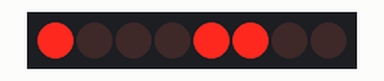
Simulated run of this sketch. Board: Arduino Uno, built with avr-gcc and run on an emulated ATmega328P. On the bench: 8 shift-register outputs drawn as a row of LEDs (first output left, lit = HIGH). Wiring (inferred from the names in the program): shift register (74HC595): data pin 3; shift clock pin 2; latch pin 4. Wiring (inferred from the signals the program sends): row of LEDs: on Q0, Q1, Q2, Q3, Q4, Q5, Q6, Q7.

Above: at 0.2 s.
At 9.5 s:
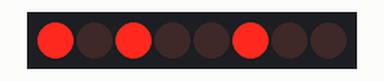
At 12.6 s:
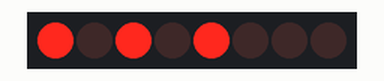
At 18.8 s:
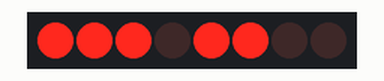
At 28.1 s:
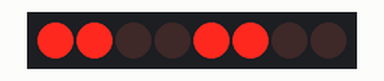
At 37.4 s:
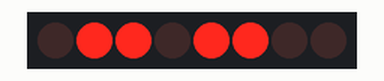
Timing chart, 0 to 38.9 s (numbered marks = the images above):
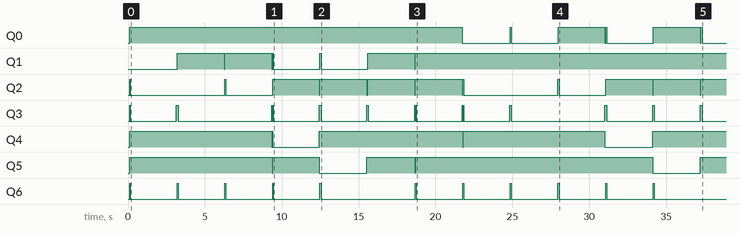

The sketch:

brute.ino
```cpp
#define PIN_CLK   2
#define PIN_DAT   3
#define PIN_LATCH 4

void pulse(uint8_t pin) {
  digitalWrite(pin, HIGH);
  delayMicroseconds(5);
  digitalWrite(pin, LOW);
  delayMicroseconds(5);
}

void shiftOutByte(uint8_t val) {
  for (int i = 7; i >= 0; i--) {
    digitalWrite(PIN_DAT, (val >> i) & 1);
    pulse(PIN_CLK);
  }
  pulse(PIN_LATCH);
}

// Try sending a command using guessed control/data bit mapping
void lcdSendGuess(uint8_t data, uint8_t rs_bit, uint8_t en_bit) {
  uint8_t command = data;

  // Add RS and E flags
  if (rs_bit < 8) command |= (1 << rs_bit);
  if (en_bit < 8) command |= (1 << en_bit);
  shiftOutByte(command);

  // Pulse E off
  command &= ~(1 << en_bit);
  shiftOutByte(command);
}

void lcdInitGuess(uint8_t rs_bit, uint8_t en_bit) {
  delay(50); // Wait for LCD power-up

  // HD44780 8-bit initialization sequence
  lcdSendGuess(0x38, rs_bit, en_bit);  // Function set: 8-bit, 2 lines
  delay(5);
  lcdSendGuess(0x0C, rs_bit, en_bit);  // Display on, cursor off
  delay(5);
  lcdSendGuess(0x06, rs_bit, en_bit);  // Entry mode: increment
  delay(5);
  lcdSendGuess(0x01, rs_bit, en_bit);  // Clear display
  delay(5);
}

// Print message to LCD
void lcdPrintGuess(const char* msg, uint8_t rs_bit, uint8_t en_bit) {
  while (*msg) {
    lcdSendGuess(*msg++, rs_bit, en_bit);
    delay(2);
  }
}

void setup() {
  pinMode(PIN_CLK, OUTPUT);
  pinMode(PIN_DAT, OUTPUT);
  pinMode(PIN_LATCH, OUTPUT);

  digitalWrite(PIN_CLK, LOW);
  digitalWrite(PIN_DAT, LOW);
  digitalWrite(PIN_LATCH, LOW);
}

void loop() {
  // Brute-force RS and E pin mapping combinations
  for (uint8_t rs = 0; rs < 8; rs++) {
    for (uint8_t en = 0; en < 8; en++) {
      if (rs == en) continue;

      lcdInitGuess(rs, en);
      lcdPrintGuess("Testing RS", rs, en);
      lcdSendGuess('0' + rs, rs, en);
      lcdSendGuess(' ', rs, en);
      lcdSendGuess('E', rs, en);
      lcdSendGuess('=', rs, en);
      lcdSendGuess('0' + en, rs, en);

      delay(3000);  // Observe
    }
  }
}
```

Measured:
- by itself, Q6: goes 4 × (HIGH 0.06 s, LOW 3.0 s), HIGH 0.07 s, LOW 6.1 s, 5 × (HIGH 0.06 s, LOW 3.0 s), HIGH 0.06 s, then LOW
